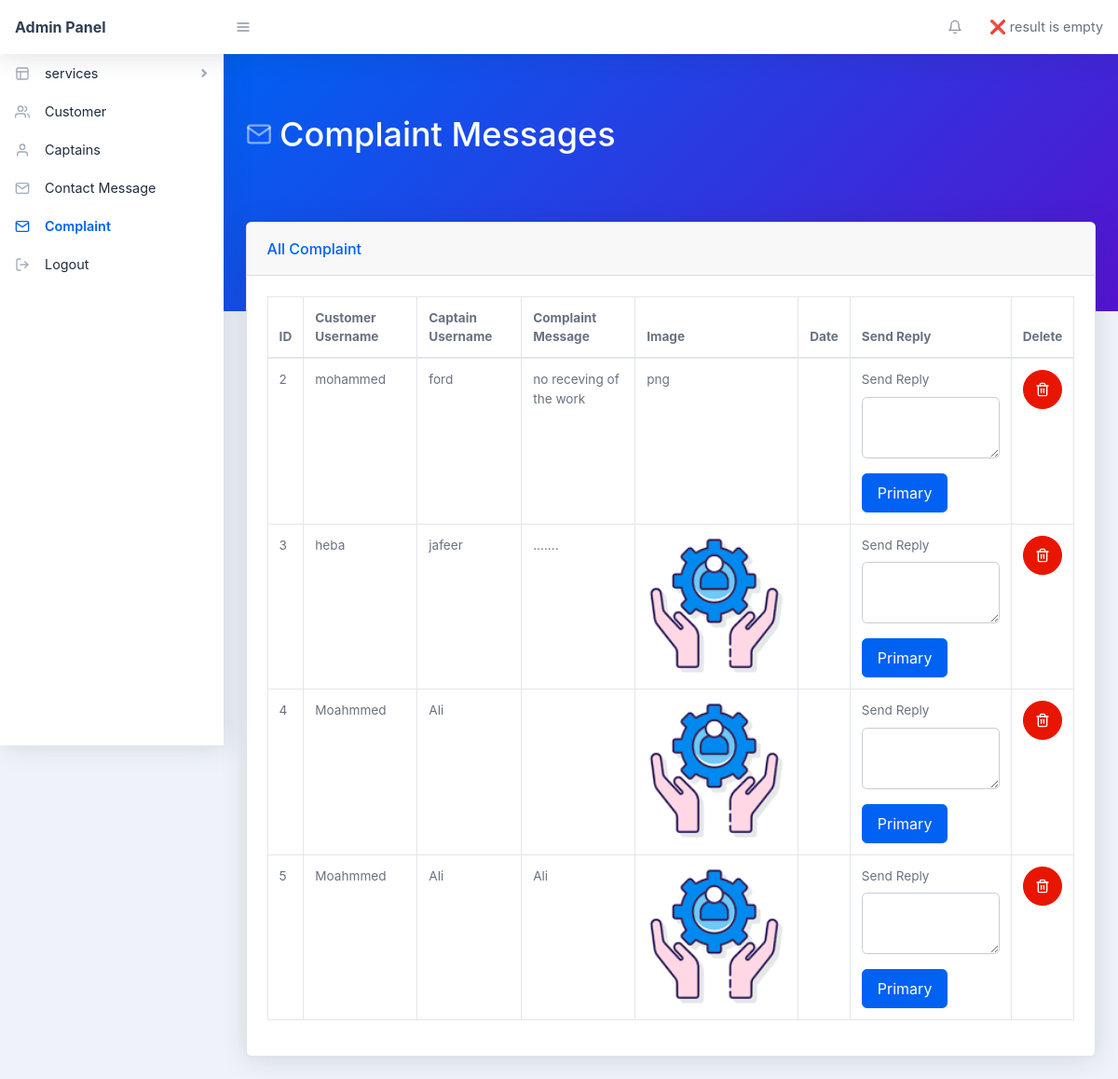
The page /admin/complaint.php on the database its author committed.
### admin/complaint.php (the view, shortened to what this page needs)
<?php
  include("include/header.php");
  ?>
<div class="page-header pb-10 page-header-dark bg-gradient-primary-to-secondary">
    <div class="container-fluid">
        <div class="page-header-content">
            <h1 class="page-header-title">
                <div class="page-header-icon"><i data-feather="mail"></i></div>
                <span>Complaint Messages</span>
            </h1>
        </div>
    </div>
</div>
<div class="container-fluid mt-n10">
    <div class="card mb-4">
        <div class="card-header">All Complaint</div>
        <div class="card-body">
            <div class="datatable table-responsive">
                <table class="table table-bordered table-hover" id="dataTable" width="100%" cellspacing="0">
                    <thead>
                        <tr>
                            <th>ID</th>
                            <th>Customer Username</th>
                            <th>Captain Username</th>
                            <th>Complaint Message</th>
                            <th>Image</th>
                            <th>Date</th>
                            <th>Send Reply</th>
                            <th>Delete</th>
                        </tr>
                    </thead>
                    <tbody>
                        <?php
                          include '../forms/connection.php';
                          $query = " SELECT * FROM  `complaint-user` ";
                          $result = mysqli_query($con, $query);
                          if ($result) {
                              while ($row = mysqli_fetch_array($result, MYSQLI_ASSOC)) { ?>
                                <tr>
                                    <td class="show"><?php echo $row['complaint-id']; ?></td>
                                    <td class="show"><?php echo $row['customer-username']; ?></td>
                                    <td class="show"><?php echo $row['captin-username']; ?></td>
                                    <td class="show"><?php echo $row['complaint-details']; ?></td>
                                    <td class="show"><?php if ($row['image'] == '') {
                                                          echo '<img width="150" height="150" src="assets/img/defult_serv.png">';
                                                      } else {
                                                          echo $ext = pathinfo($row['image'], PATHINFO_EXTENSION);
                                                      } ?></td>
                                    <td class="show"><?php echo $row['data']; ?></td>
                                    <td>
                                        <div class=" form-group">
                                            <label for="reply">Send Reply</label>
                                            <textarea class="form-control" id="reply" rows="2"></textarea>
                                        </div>
                                        <button type="button" class="btn btn-primary">Primary</button>
                                    </td>
                                    <td>
                                        <form method="post">
                                            <a href="deletelink" onclick="return confirm('Are you sure?')"><button type="submit" name="deletemessage" value="<?= $row['complaint-id'];  ?>" class="btn btn-red btn-icon"><i data-feather="trash-2"></i></button></a>
                                        </form>
                                    </td>
                                </tr>
                        <?php   }
                          }
                          ?>
                    </tbody>
                </table>
            </div>
        </div>
    </div>
</div>
<?php include("include/footer.php"); ?>

### rows shown on the page
complaint-user: value "2", value "mohammed", value "ford", value "no receving of the work", image "png"
complaint-user: value "3", value "heba", value "jafeer", value "......."
complaint-user: value "4", value "Moahmmed", value "Ali"
complaint-user: value "5", value "Moahmmed", value "Ali"
